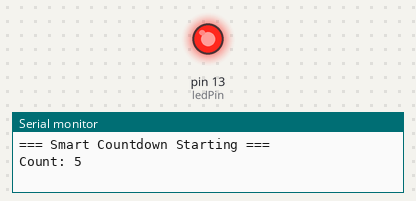
The sketch below on a simulated Arduino Uno, built with avr-gcc and run on an emulated ATmega328P. On the bench: output pins drawn as LEDs (lit = HIGH), the last lines printed to the serial monitor.

Above: at 0.1 s.
At 18.6 s:
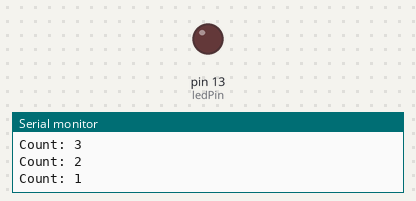
Timing chart, 0 to 20.1 s (numbered marks = the images above):
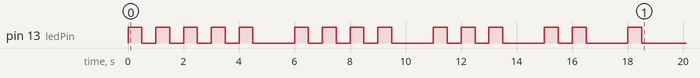

The sketch:

sketch.ino
```cpp
int startValue = 5;
int ledPin = 13;

// Function to blink LED a given number of times
void flashLED(int times) {
  int blinkCounter = 0;

  while (blinkCounter < times) {
    digitalWrite(ledPin, HIGH);
    delay(500);
    digitalWrite(ledPin, LOW);
    delay(500);
    blinkCounter = blinkCounter + 1;
  }
}

void setup() {
  pinMode(ledPin, OUTPUT);
  Serial.begin(9600);

  Serial.println("=== Smart Countdown Starting ===");

  int count = startValue;

  while (count > 0) {
    Serial.print("Count: ");
    Serial.println(count);

    flashLED(count);
    delay(1000);

    count = count - 1;
  }

  Serial.println("=== Countdown Complete ===");
}

void loop() {
}
```
